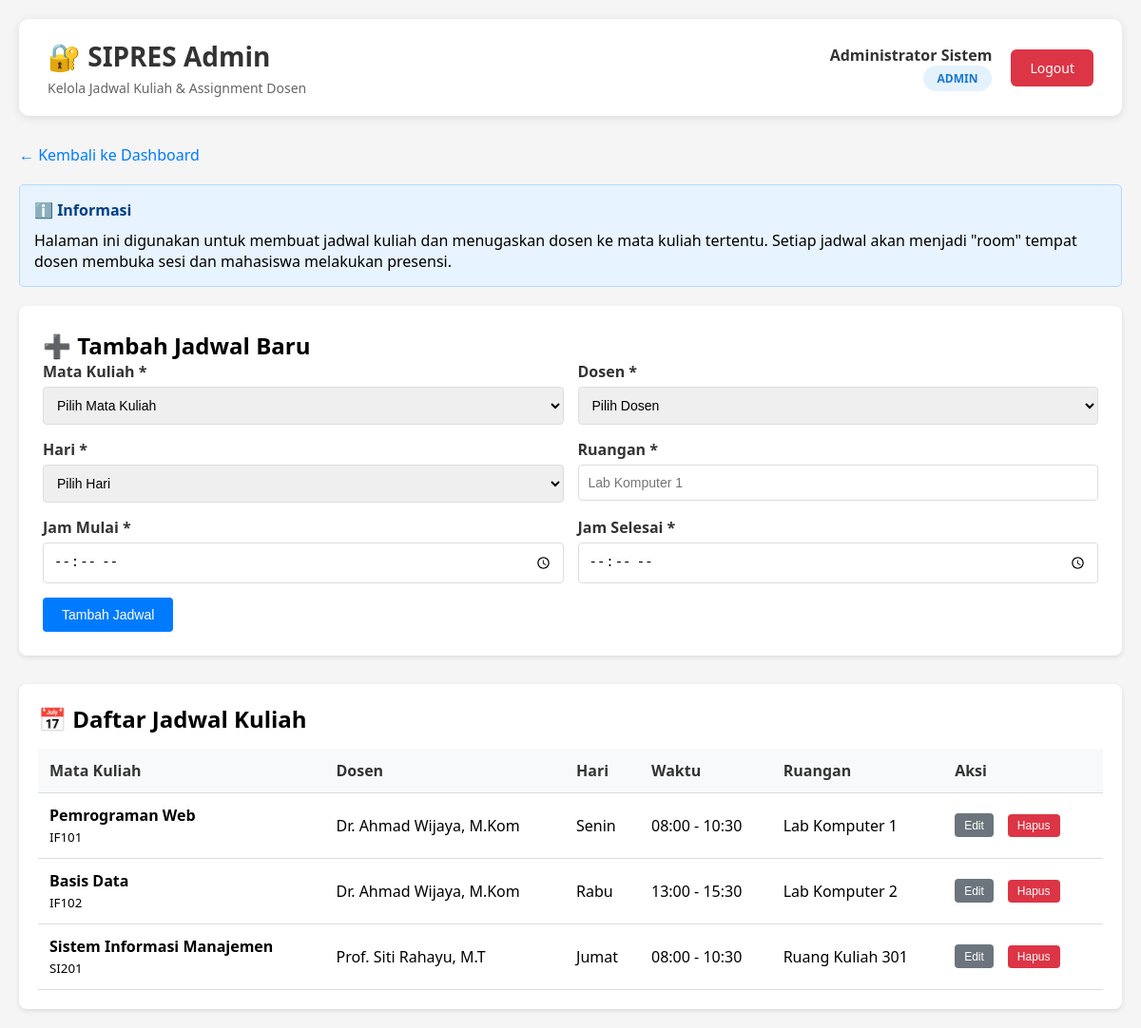
The page /modules/admin/kelola_jadwal.php (signed in) on the database its author committed.
### tables this page shows
CREATE TABLE jadwal_kuliah (
    id_jadwal INT AUTO_INCREMENT PRIMARY KEY,
    id_mk INT NOT NULL,
    id_dosen INT NOT NULL,
    hari ENUM('Senin', 'Selasa', 'Rabu', 'Kamis', 'Jumat', 'Sabtu', 'Minggu') NOT NULL,
    jam_mulai TIME NOT NULL,
    jam_selesai TIME NOT NULL,
    ruangan VARCHAR(50) NOT NULL,
    created_at TIMESTAMP DEFAULT CURRENT_TIMESTAMP,
    FOREIGN KEY (id_mk) REFERENCES matakuliah(id_mk) ON DELETE RESTRICT,
    FOREIGN KEY (id_dosen) REFERENCES dosen(id_dosen) ON DELETE RESTRICT,
    INDEX idx_hari (hari),
    INDEX idx_dosen (id_dosen),
    INDEX idx_mk (id_mk)
);

CREATE TABLE matakuliah (
    id_mk INT AUTO_INCREMENT PRIMARY KEY,
    kode_mk VARCHAR(20) NOT NULL UNIQUE,
    nama_mk VARCHAR(100) NOT NULL,
    sks INT NOT NULL,
    semester INT NOT NULL,
    created_at TIMESTAMP DEFAULT CURRENT_TIMESTAMP,
    INDEX idx_kode_mk (kode_mk),
    INDEX idx_semester (semester)
);

CREATE TABLE dosen (
    id_dosen INT AUTO_INCREMENT PRIMARY KEY,
    nidn VARCHAR(20) NOT NULL UNIQUE COMMENT 'NIDN/NIP Dosen',
    nama_lengkap VARCHAR(100) NOT NULL,
    email VARCHAR(100),
    no_telp VARCHAR(15),
    user_id INT NOT NULL,
    created_at TIMESTAMP DEFAULT CURRENT_TIMESTAMP,
    FOREIGN KEY (user_id) REFERENCES users(id_user) ON DELETE CASCADE,
    UNIQUE KEY unique_user (user_id),
    INDEX idx_nidn (nidn)
);

### includes/admin_functions.php (called while the page is built, shortened)
<?php
function getAllJadwal() {
    try {
        $conn = getDBConnection();
        $query = "SELECT jk.*, mk.kode_mk, mk.nama_mk, d.nama_lengkap as nama_dosen
                  FROM jadwal_kuliah jk
                  JOIN matakuliah mk ON jk.id_mk = mk.id_mk
                  JOIN dosen d ON jk.id_dosen = d.id_dosen
                  ORDER BY jk.hari, jk.jam_mulai";
        $result = $conn->query($query);
        $jadwal = $result->fetch_all(MYSQLI_ASSOC);
        return $jadwal;
    } catch (Exception $e) {
        error_log("Error getting jadwal: " . $e->getMessage());
        return [];
    }
}

### modules/admin/kelola_jadwal.php (the view, shortened to what this page needs)
<?php
require_once __DIR__ . '/../../includes/admin_functions.php';
$nama = $_SESSION['nama'] ?? 'Administrator';
$jadwal_list = getAllJadwal();
?>
<!DOCTYPE html>
<html lang="id">
<head>
    <link rel="stylesheet" href="/assets/css/dashboard.css">
</head>
<body>
    <div class="dashboard-container">
        <div class="header">
            <div class="header-left">
                <h1>🔐 SIPRES Admin</h1>
                <p>Kelola Jadwal Kuliah & Assignment Dosen</p>
            </div>
            <div class="header-right">
                <div class="user-info">
                    <div class="user-name"><?php echo htmlspecialchars($nama); ?></div>
                    <div class="user-role">
                        <span class="role-badge admin">Admin</span>
                    </div>
                </div>
                <a href="/auth/logout.php" class="btn-logout">Logout</a>
            </div>
        </div>
        <a href="/modules/admin/dashboard.php" class="back-link">← Kembali ke Dashboard</a>
        <div class="info-box">
            <h4>ℹ️ Informasi</h4>
            <p>Halaman ini digunakan untuk membuat jadwal kuliah dan menugaskan dosen ke mata kuliah tertentu. Setiap jadwal akan menjadi "room" tempat dosen membuka sesi dan mahasiswa melakukan presensi.</p>
        </div>
        <div class="form-card">
            <h2>➕ Tambah Jadwal Baru</h2>
            <form method="POST">
                <div class="form-row">
                    <div class="form-group">
                        <label for="id_mk">Mata Kuliah *</label>
                        <select id="id_mk" name="id_mk" required>
                            <option value="">Pilih Mata Kuliah</option>
                        </select>
                    </div>
                    <div class="form-group">
                        <label for="id_dosen">Dosen *</label>
                        <select id="id_dosen" name="id_dosen" required>
                            <option value="">Pilih Dosen</option>
                        </select>
                    </div>
                </div>
                <div class="form-row">
                    <div class="form-group">
                        <label for="hari">Hari *</label>
                        <select id="hari" name="hari" required>
                            <option value="">Pilih Hari</option>
                        </select>
                    </div>
                    <div class="form-group">
                        <label for="ruangan">Ruangan *</label>
                        <input type="text" id="ruangan" name="ruangan" required placeholder="Lab Komputer 1">
                    </div>
                </div>
                <div class="form-row">
                    <div class="form-group">
                        <label for="jam_mulai">Jam Mulai *</label>
                        <input type="time" id="jam_mulai" name="jam_mulai" required>
                    </div>
                    <div class="form-group">
                        <label for="jam_selesai">Jam Selesai *</label>
                        <input type="time" id="jam_selesai" name="jam_selesai" required>
                    </div>
                </div>
                <button type="submit" class="btn btn-primary">Tambah Jadwal</button>
            </form>
        </div>
        <div class="table-container">
            <h2>📅 Daftar Jadwal Kuliah</h2>
            <table>
                <thead>
                    <tr>
                        <th>Mata Kuliah</th>
                        <th>Dosen</th>
                        <th>Hari</th>
                        <th>Waktu</th>
                        <th>Ruangan</th>
                        <th>Aksi</th>
                    </tr>
                </thead>
                <tbody>
                    <?php if (empty($jadwal_list)): ?>
                        <tr>
                            <td colspan="6" style="text-align: center;">Belum ada jadwal kuliah</td>
                        </tr>
                    <?php else: ?>
                        <?php foreach ($jadwal_list as $jadwal): ?>
                            <tr>
                                <td>
                                    <strong><?php echo htmlspecialchars($jadwal['nama_mk']); ?></strong><br>
                                    <small><?php echo htmlspecialchars($jadwal['kode_mk']); ?></small>
                                </td>
                                <td><?php echo htmlspecialchars($jadwal['nama_dosen']); ?></td>
                                <td><?php echo htmlspecialchars($jadwal['hari']); ?></td>
                                <td><?php echo htmlspecialchars(substr($jadwal['jam_mulai'], 0, 5) . ' - ' . substr($jadwal['jam_selesai'], 0, 5)); ?></td>
                                <td><?php echo htmlspecialchars($jadwal['ruangan']); ?></td>
                                <td>
                                    <div class="action-buttons">
                                        <button class="btn btn-secondary" onclick="editJadwal(<?php echo htmlspecialchars(json_encode($jadwal)); ?>)">Edit</button>
                                        <form method="POST" style="display: inline;" onsubmit="return confirm('Yakin ingin menghapus jadwal ini?');">
                                            <button type="submit" class="btn btn-danger">Hapus</button>
                                        </form>
                                    </div>
                                </td>
                            </tr>
                        <?php endforeach; ?>
                    <?php endif; ?>
                </tbody>
            </table>
        </div>
    </div>
</body>
</html>

### assets/css/dashboard.css (style rules this page uses)
* { margin: 0; padding: 0; box-sizing: border-box; }
body { font-family: 'Segoe UI', Tahoma, Geneva, Verdana, sans-serif; background: #f5f5f5; min-height: 100vh; }
.dashboard-container { max-width: 1200px; margin: 0 auto; padding: 20px; }
.header { background: white; padding: 20px 30px; border-radius: 10px; box-shadow: 0 2px 10px rgba(0, 0, 0, 0.1); margin-bottom: 30px; display: flex; justify-content: space-between; align-items: center; }
.header-left h1 { color: #333; font-size: 28px; margin-bottom: 5px; }
.header-left p { color: #666; font-size: 14px; }
.header-right { display: flex; align-items: center; gap: 20px; }
.user-info { text-align: right; }
.user-info .user-name { font-weight: 600; color: #333; font-size: 16px; }
.user-info .user-role { color: #666; font-size: 14px; text-transform: capitalize; }
.role-badge { display: inline-block; padding: 5px 15px; border-radius: 20px; font-size: 12px; font-weight: 600; text-transform: uppercase; }
.role-badge.admin { background: #e3f2fd; color: #1976d2; }
.btn-logout { padding: 10px 20px; background: #dc3545; color: white; border: none; border-radius: 6px; font-size: 14px; cursor: pointer; text-decoration: none; display: inline-block; transition: background 0.3s ease; }

### modules/admin/kelola_jadwal.php (style rules this page uses)
.form-card { background: white; border-radius: 8px; padding: 25px; margin-bottom: 30px; box-shadow: 0 2px 5px rgba(0,0,0,0.1); }
.form-group { margin-bottom: 15px; }
.form-group label { display: block; margin-bottom: 5px; font-weight: bold; color: #333; }
.form-group input, .form-group select { width: 100%; padding: 10px; border: 1px solid #ddd; border-radius: 4px; font-size: 14px; box-sizing: border-box; }
.form-row { display: grid; grid-template-columns: repeat(auto-fit, minmax(200px, 1fr)); gap: 15px; }
.btn { padding: 10px 20px; border: none; border-radius: 4px; cursor: pointer; font-size: 14px; margin-right: 10px; text-decoration: none; display: inline-block; }
.btn-primary { background: #007bff; color: white; }
.btn-secondary { background: #6c757d; color: white; }
.btn-danger { background: #dc3545; color: white; }
.table-container { background: white; border-radius: 8px; padding: 20px; box-shadow: 0 2px 5px rgba(0,0,0,0.1); }
table { width: 100%; border-collapse: collapse; margin-top: 15px; }
th, td { padding: 12px; text-align: left; border-bottom: 1px solid #ddd; }
th { background: #f8f9fa; font-weight: bold; color: #333; }
.action-buttons { display: flex; gap: 5px; }
.action-buttons button { padding: 5px 10px; font-size: 12px; }
.back-link { display: inline-block; margin-bottom: 20px; color: #007bff; text-decoration: none; }
.info-box { background: #e7f3ff; border: 1px solid #b3d9ff; padding: 15px; border-radius: 5px; margin-bottom: 20px; }
.info-box h4 { margin: 0 0 10px 0; color: #004085; }

### rows shown on the page
jadwal_kuliah: id_mk.nama_mk "Pemrograman Web", id_mk.kode_mk "IF101", id_dosen.nama_lengkap "Dr. Ahmad Wijaya, M.Kom", hari "Senin", jam_mulai+jam_selesai "08:00 - 10:30", ruangan "Lab Komputer 1"
jadwal_kuliah: id_mk.nama_mk "Basis Data", id_mk.kode_mk "IF102", id_dosen.nama_lengkap "Dr. Ahmad Wijaya, M.Kom", hari "Rabu", jam_mulai+jam_selesai "13:00 - 15:30", ruangan "Lab Komputer 2"
jadwal_kuliah: id_mk.nama_mk "Sistem Informasi Manajemen", id_mk.kode_mk "SI201", id_dosen.nama_lengkap "Prof. Siti Rahayu, M.T", hari "Jumat", jam_mulai+jam_selesai "08:00 - 10:30", ruangan "Ruang Kuliah 301"

### other values the page prints
$nama "Administrator Sistem"
